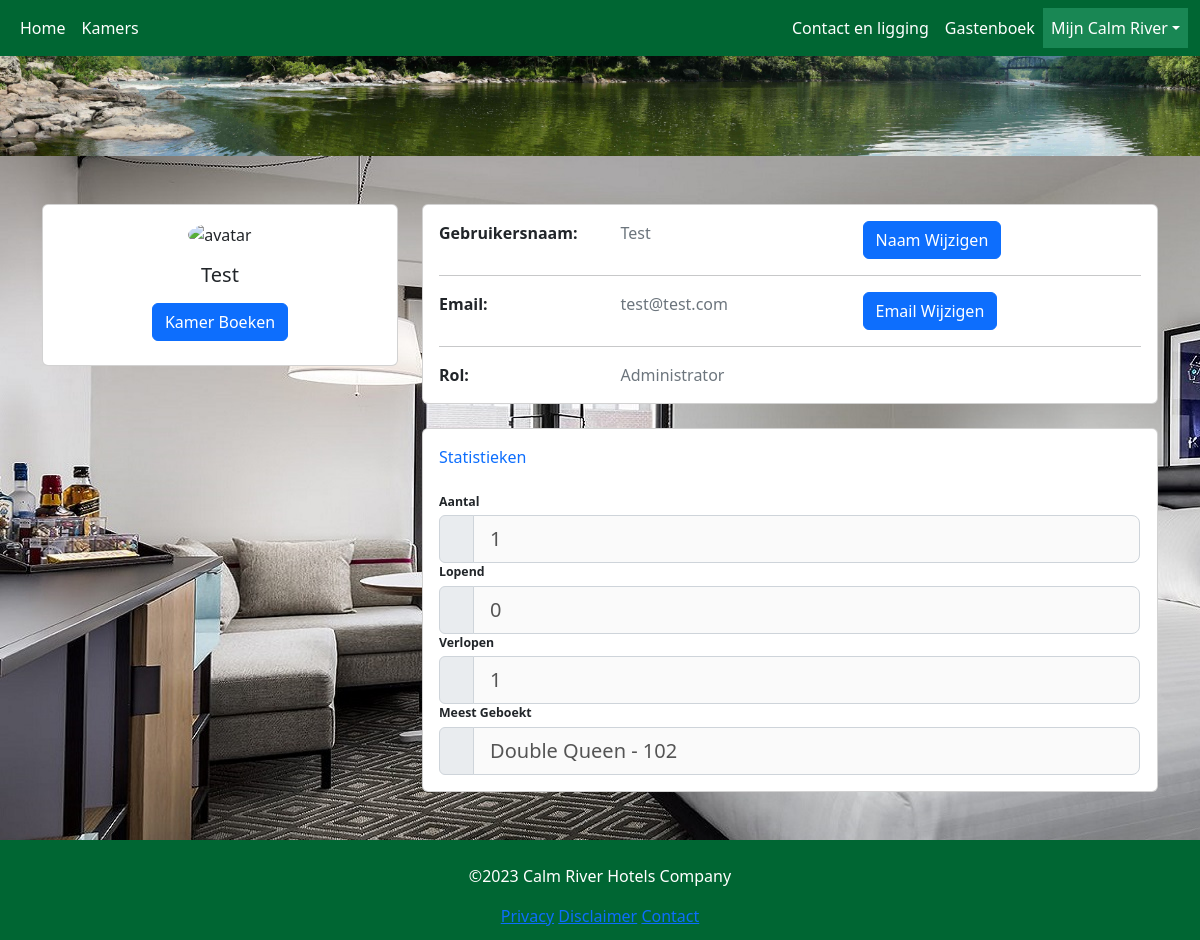
The page /my-profile/index (signed in) on the database its author committed.
### models/User.py (models this page shows, shortened)
class User(db.Model, UserMixin):
    __tablename__ = 'users'
    id = db.Column(db.Integer, primary_key=True)
    email = db.Column(db.String(64), unique=True, index=True)
    username = db.Column(db.String(64), unique=True, index=True)
    is_admin = db.Column(db.Integer(), index=True, default=0)
    password_hash = db.Column(db.String(128))
    @login_manager.user_loader
    def load_user(user_id):
        return User.query.get(user_id)

### models/Room_type.py (models this page shows, shortened)
class Room_type(db.Model):
    __tablename__ = 'room_types'
    id = db.Column(db.Integer, primary_key=True)
    name = db.Column(db.String(255), index=True)
    slug = db.Column(db.String(255), index=True)
    max_persons = db.Column(db.Integer, index=True)
    bed_persons = db.Column(db.Integer, index=True)
    has_bath = db.Column(db.Integer, index=True)
    has_wifi = db.Column(db.Integer, index=True)
    price = db.Column(db.Float, index=True)
    description = db.Column(db.Text, index=True)
    created_at = db.Column(db.DateTime, nullable=True, unique=False, index=False, default=datetime.utcnow)
    updated_at = db.Column(db.DateTime, nullable=True, unique=False, index=False, default=datetime.utcnow)

### models/Room.py (models this page shows, shortened)
class Room(db.Model):
    __tablename__ = 'rooms'
    id = db.Column(db.Integer, primary_key=True)
    number = db.Column(db.Integer, unique=True, index=True)
    room_type_id = db.Column(db.Integer, db.ForeignKey('room_types.id'), index=True)
    created_at = db.Column(db.DateTime, nullable=True, unique=False, index=False, default=datetime.utcnow)
    updated_at = db.Column(db.DateTime, nullable=True, unique=False, index=False, default=datetime.utcnow)
    room_type = db.relationship('Room_type', backref='rooms')

### blueprints/profile/views.py (the view, shortened to what this page needs)
@profile_bp.route('/my-profile/index', methods=['GET', 'POST'])
@login_required
def profile_index():
    active_page = 'my_calm_river'
    count_bookings = Bookings_customer.query.filter_by(user_id=current_user.id).count()
    count_current = 0
    count_expired = 0
    query = db.session.query(Bookings_customer, Booking).join(Bookings_customer.booking)
    query = query.filter(Bookings_customer.user_id == current_user.id)
    results = query.all()
    end_dates = [booking.end for _, booking in results]
    rooms = [booking.room_id for _, booking in results]
    if not rooms:
        most_common_room_id = "-"
        room = "-"
        room_type = "-"
    else:
        most_common_room_id = max(set(rooms), key=rooms.count)
        room = Room.query.filter_by(id=most_common_room_id).first()
        room_type = Room_type.query.filter_by(id=room.room_type_id).first()
    today = date.today().strftime("%Y-%m-%d")
    for end_date in end_dates:
        if end_date > today:
            count_current = count_current + 1
        else:
            count_expired = count_expired + 1
    return render_template('profile_index.html', current_user=current_user,
                           active_page=active_page,
                           count_bookings=count_bookings,
                           count_current=count_current,
                           count_expired=count_expired,
                           most_common_room_id=most_common_room_id,
                           room=room,
                           room_type=room_type)

### blueprints/profile/templates/profile_index.html (shortened to what this page needs)
{% extends "base.html" %}
{% block content %}
<section style="">
  <div class="container mt-5 mb-5">
    <div class="row">
      <div class="col-lg-4">
        <div class="card mb-4">
          <div class="card-body text-center">
              <img src="{{ url_for('static', filename='img/calm-forest.jpeg') }}" alt="avatar"
              class="rounded-circle" width="100" height="100">
            <h5 class="my-3">Test</h5>
            <div class="d-flex justify-content-center mb-2">
              <a type="button" href="/rooms/index" class="btn btn-primary">Kamer Boeken</a>
            </div>
          </div>
        </div>
      </div>
      <div class="col-lg-8">
        <div class="card mb-4">
          <div class="card-body">
            <div class="row">
              <div class="col-sm-3">
                <p class="mb-0"><strong>Gebruikersnaam:</strong></p>
              </div>
              <div class="col-sm-4">
                <p class="text-muted mb-0">{{ current_user.username }}</p>
              </div>
              <div class="col-sm-5">
                <button type="button" class="btn btn-primary" data-bs-toggle="modal" data-bs-target="#edit-username">Naam Wijzigen</button>
              </div>
            </div>
            <hr>
            <div class="row">
              <div class="col-sm-3">
                <p class="mb-0"><strong>Email:</strong></p>
              </div>
              <div class="col-sm-4">
                <p class="text-muted mb-0">{{ current_user.email }}</p>
              </div>
              <div class="col-sm-5">
                <button type="button" class="btn btn-primary" data-bs-toggle="modal" data-bs-target="#edit-email">Email Wijzigen</button>
              </div>
            </div>
            <hr>
            <div class="row">
              <div class="col-sm-3">
                <p class="mb-0"><strong>Rol:</strong></p>
              </div>
              <div class="col-sm-4">
                <p class="text-muted mb-0">{{ 'Administrator' if current_user.is_admin == 1 else 'Member' }}</p>
              </div>
            </div>
        </div>
      </div>
      <div class="col-md-12">
        <div class="card mb-4 mb-md-0">
          <div class="card-body">
            <p class="mb-4"><span class="text-primary font-italic me-1">Statistieken</span>
            </p>
            <p class="mb-1" style="font-size: .77rem;"><strong>Aantal</strong></p>
            <div class="input-group">
              <span class="input-group-text"></span>
                <input required type="text" class="form-control-lg" id="count_bookings" disabled value="{{ count_bookings }}">
            </div>
            <p class="mb-1" style="font-size: .77rem;"><strong>Lopend</strong></p>
            <div class="input-group">
              <span class="input-group-text"></span>
                <input required type="text" class="form-control-lg" id="count_bookings" disabled value="{{ count_current }}">
            </div>
            <p class="mb-1" style="font-size: .77rem;"><strong>Verlopen</strong></p>
            <div class="input-group">
              <span class="input-group-text"></span>
                <input required type="text" class="form-control-lg" id="count_bookings" disabled value="{{ count_expired }}">
            </div>
            <p class="mb-1" style="font-size: .77rem;"><strong>Meest Geboekt</strong></p>
            <div class="input-group">
              <span class="input-group-text"></span>
                <input required type="text" class="form-control-lg" id="count_bookings" disabled value="{{ room_type.name }} - {{ room.number }}">
            </div>
          </div>
        </div>
      </div>
    </div>
    </div>
  </div>
</section>
{% endblock %}

### static/css/styles.css (style rules this page uses)
* { box-sizing: border-box; }
body { display: flex; flex-direction: column; min-height: 100vh; }
select, input, textarea { border: 1px solid #ced4da; }
.input-group-text { width: 5%; padding: 0; }
.form-control-lg { width: 95%; }

### rows shown on the page
User: username "Test", email "test@test.com", is_admin "Administrator"
Room_type: name "Double Queen - 102"
